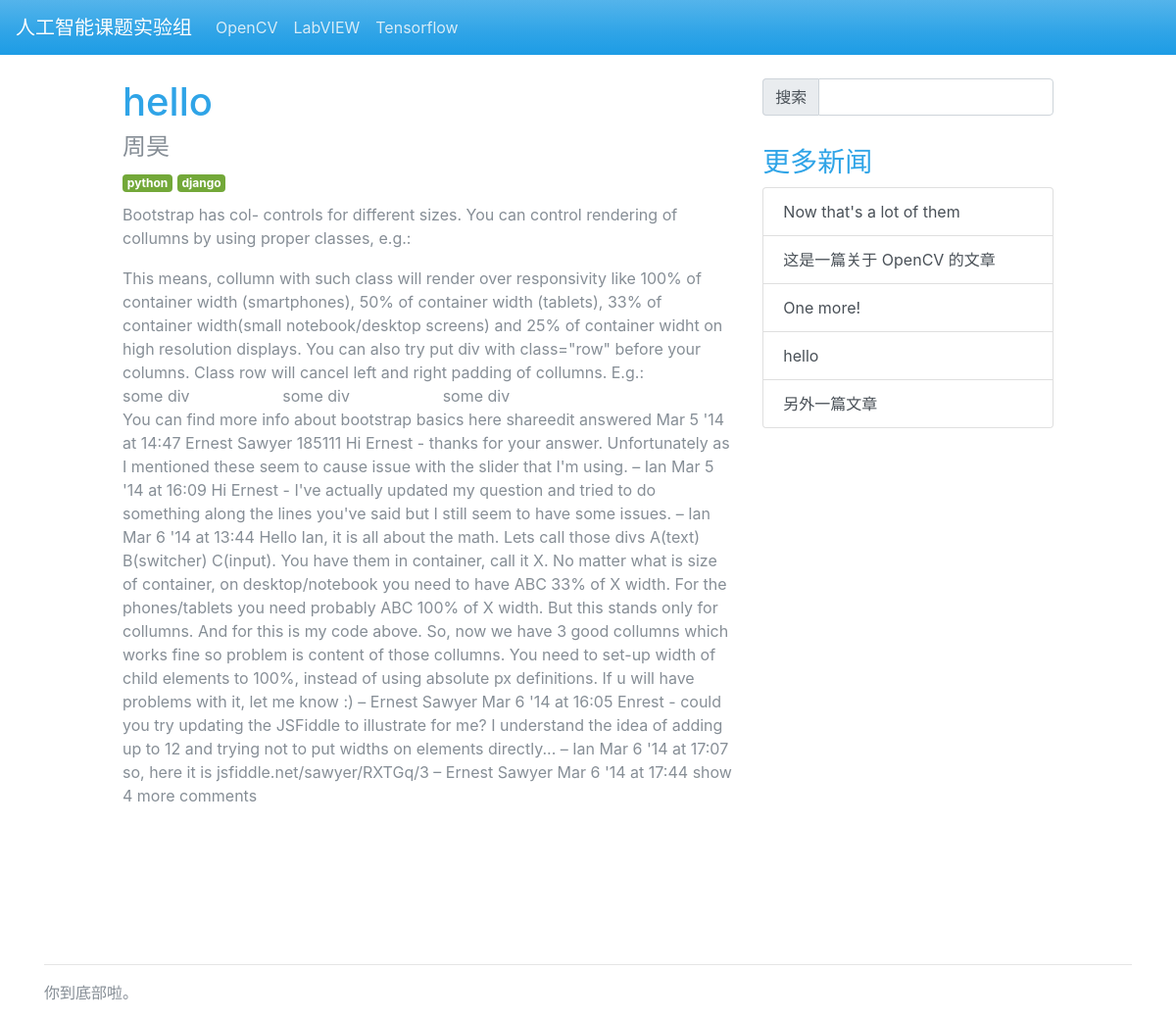
Screenshot of /entry/hello with the database file from the repository.
### main/models.py (models this page shows, shortened)
class Passage(models.Model):
    title = models.CharField(max_length=1024)
    author = models.CharField(max_length=1024)
    body = models.TextField()
    tags = models.CharField(max_length=1024)

### main/views.py (the view, shortened to what this page needs)
# urls.py: url(r'^entry/(.+)', entry),
def entry(request, e):
    ent = Passage.objects.filter(title=e)
    if (ent.__len__() <= 0):
        pass # no such entry
    badges = ent[0].tags.split(' ')
    con = {
        'badges': badges,
        'p': ent[0],
    }
    return render(request, 'entry.html', gen(con))

### main/views.py (called while the page is built)
def gen(con):
    entries = []
    if ((Passage.objects.all().__len__()) <= 5):
        entries = Passage.objects.all()
        con['entries'] = entries
        con['elen'] = entries.__len__()
        return con
    chose = []
    while (True):
        al = Passage.objects.all()
        r = random.randint(0, al.__len__() - 1)
        if r not in chose:
            print(r)
            chose.append(r)
            entries.append(al[r])
            if (chose.__len__() == 5):
                break
    con['entries'] = entries
    con['elen'] = 5
    return con

### templates/entry.html
{% extends "index.html" %}
{% block main %}
<h1>{{ p.title }}</h1>
<h4 class="text-muted">{{ p.author }}</h4>
<div class="bs-component" style="margin-bottom:10px">
    {% for badge in badges %}
    <span class="badge badge-success">{{ badge }}</span>
    {% endfor %}
</div>
<p>
    {{ p.body|safe }}
</p>
{% endblock %}

### templates/index.html (shortened to what this page needs)
<html>
    <head>
        {% load staticfiles %}
        <link rel="stylesheet" href="{% static 'css/bootstrap-cerulean.css' %}" type="text/css"/>
        <link rel="stylesheet" href="{% static 'css/pad.css' %}" type="text/css"/>
    </head>
    <body>
        <div class="bs-component">
            <nav class="navbar navbar-dark bg-primary fixed-top navbar-expand-lg">
                <a href="/" class="navbar-brand">人工智能课题实验组</a>
                <div class="collapse navbar-collapse" id="nb">
                    <ul class="navbar-nav mr-auto">
                        <li class="nav-item"><a href="/category/opencv" class="nav-link">OpenCV</a></li>
                        <li class="nav-item"><a href="/category/labview" class="nav-link">LabVIEW</a></li>
                        <li class="nav-item"><a href="/category/tensorflow" class="nav-link">Tensorflow</a></li>
                    </ul>
                </div>
            </nav>
        </div>
        <main class="container">
            <div class="pad">
                <div class="row">
                    <div class="col-lg-8">
                        {% block main %}
                        {% endblock %}
                    </div>
                    <div class="col-lg-4">
                        <form method="POST" action="/search/" style="margin-bottom: 15px;">
                            <fieldset>
                                <div class="form-group">
                                    <div class="input-group">
                                        <div class="input-group-addon">
                                            搜索
                                        </div>
                                        <input type="text" class="form-control" name="q">
                                    </div>
                                </div>
                            </fieldset>
                        </form>
                        <h3>更多新闻</h3>
                        <ul class="list-group" style="margin-top: 5px;">
                            {% for e in entries %}
                            <a href="/entry/{{ e.title }}" class="list-group-item list-group-item-action">
                                {{ e.title }}
                            </a>
                            {% endfor %}
                        </ul>
                    </div>
                </div>
            </div>
        </main>
        <footer class="container">
            <br /><br /><hr />
            <p>
                你到底部啦。
            </p>
        </footer>
    </body>
</html>

### main/static/css/pad.css (style rules this page uses)
.pad { padding: 5rem; }

### rows the page displays
Passage: title "hello", author "周昊", body "Bootstrap has col- controls for different sizes. You can control rendering of collumns by using proper classes, e.g.: This means, collumn with such class will render over responsivity like 100% of container width (smartphones), 50% of container width (tablets), 33% of container width(small notebook/desktop screens) and 25% of container widht on high resolution displays. You can also try put div with class=\"row\" before your columns. Class row will cancel left and right padding of collumns. E.g.: some div some div some div You can find more info about bootstrap basics here shareedit answered Mar 5 '14 at 14:47 Ernest Sawyer 185111 Hi Ernest - thanks for your answer. Unfortunately as I…"
Passage: title "Now that's a lot of them"
Passage: title "这是一篇关于 OpenCV 的文章"
Passage: title "One more!"
Passage: title "另外一篇文章"

### other values shown
{{ badge }} "python" "django"
